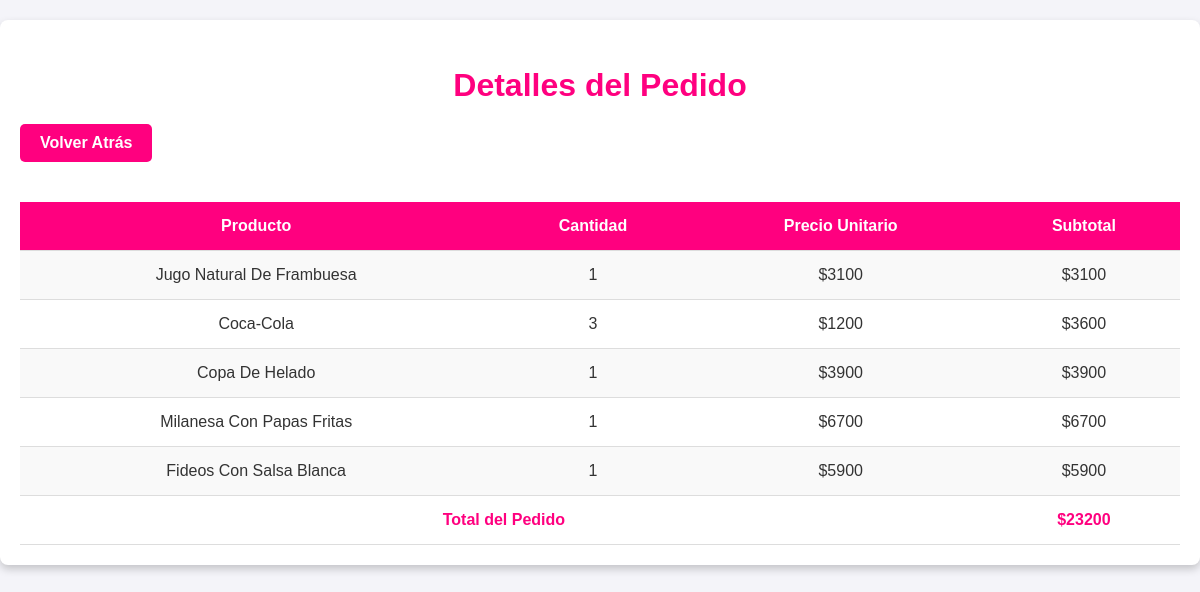
Page /ver_pedido/115/ on the committed database.
### sistema_pedidos/models.py (models this page shows, shortened)
class DetallePedido(models.Model):
    pedido = models.ForeignKey(Pedido, related_name='detalles', on_delete=models.CASCADE)
    producto = models.ForeignKey(Producto, on_delete=models.CASCADE)
    cantidad = models.PositiveIntegerField()
    precio = models.IntegerField()

class Producto(models.Model):
    nombre = models.CharField(max_length=100)
    descripcion = models.TextField(blank=True, null=True)
    precio = models.IntegerField()  # Cambiado a IntegerField
    categoria = models.CharField(
        max_length=50,
        choices=[
            ('bebidas', 'Bebidas'),
            ('postres', 'Postres'),
            ('platos', 'Platos')
        ]
    )
    stock = models.PositiveIntegerField(default=0)
    imagen = models.ImageField(upload_to='productos/', blank=True, null=True)

### sistema_pedidos/views.py (the view)
# urls.py: path('ver_pedido/<int:pedido_id>/', views.ver_detalle_pedido, name='ver_detalle_pedido'),
def ver_detalle_pedido(request, pedido_id):
    pedido = get_object_or_404(Pedido, id=pedido_id)
    detalles = pedido.detalles.all()
    total = sum(detalle.cantidad * detalle.producto.precio for detalle in detalles)
    return render(request, 'detalle_pedido.html', {
        'pedido': pedido,
        'detalles': detalles,
        'total': total
    })

### sistema_pedidos/templatetags/custom_filters.py (called while the page is built)
@register.filter(name='multiply')
def multiply(value, arg):
    return value * arg

### sistema_pedidos/templates/detalle_pedido.html (shortened to what this page needs)
{% load custom_filters %}
<!DOCTYPE html>
<html lang="es">
<head>
</head>
<body>
    <div class="container">
        <h2>Detalles del Pedido</h2>
        <a href="{% url 'ver_pedidos' %}" class="btn-back">Volver Atrás</a>
        <table>
            <tr>
                <th>Producto</th>
                <th>Cantidad</th>
                <th>Precio Unitario</th>
                <th>Subtotal</th>
            </tr>
            {% for detalle in detalles %}
            <tr>
                <td>{{ detalle.producto.nombre }}</td>
                <td>{{ detalle.cantidad }}</td>
                <td>${{ detalle.producto.precio }}</td>
                <td>${{ detalle.cantidad|multiply:detalle.producto.precio }}</td>
            </tr>
            {% endfor %}
            <tr class="total-row">
                <td colspan="3">Total del Pedido</td>
                <td>${{ total }}</td>
            </tr>
        </table>
    </div>
</body>
</html>

### sistema_pedidos/templates/detalle_pedido.html (style rules this page uses)
body { font-family: Arial, sans-serif; background-color: #f4f4f9; color: #333; margin: 0; padding: 0; display: flex; flex-direction: column; align-items: center; padding: 20px; }
.container { max-width: 1200px; width: 100%; background-color: #fff; padding: 20px; border-radius: 8px; box-shadow: 0 4px 8px rgba(0, 0, 0, 0.2); }
h2 { color: #ff007f; font-size: 2em; margin-bottom: 20px; text-align: center; font-weight: bold; }
.btn-back { display: inline-block; margin-bottom: 20px; padding: 10px 20px; font-size: 1em; background-color: #ff007f; color: white; border-radius: 5px; font-weight: bold; text-decoration: none; transition: background-color 0.3s ease; text-align: center; }
table { width: 100%; border-collapse: collapse; margin-top: 20px; }
th, td { padding: 15px; text-align: center; border-bottom: 1px solid #ddd; }
th { background-color: #ff007f; color: white; font-weight: bold; }
tr:nth-child(even) { background-color: #f9f9f9; }
.total-row { font-weight: bold; color: #ff007f; }

### rows in the picture
DetallePedido: producto.nombre "Jugo Natural De Frambuesa", cantidad "1", producto.precio "3100", cantidad|multiply "3100"
DetallePedido: producto.nombre "Coca-Cola", cantidad "3", producto.precio "1200", cantidad|multiply "3600"
DetallePedido: producto.nombre "Copa De Helado", cantidad "1", producto.precio "3900", cantidad|multiply "3900"
DetallePedido: producto.nombre "Milanesa Con Papas Fritas", cantidad "1", producto.precio "6700", cantidad|multiply "6700"
DetallePedido: producto.nombre "Fideos Con Salsa Blanca", cantidad "1", producto.precio "5900", cantidad|multiply "5900"

### other values in the picture
{{ total }} "23200"
